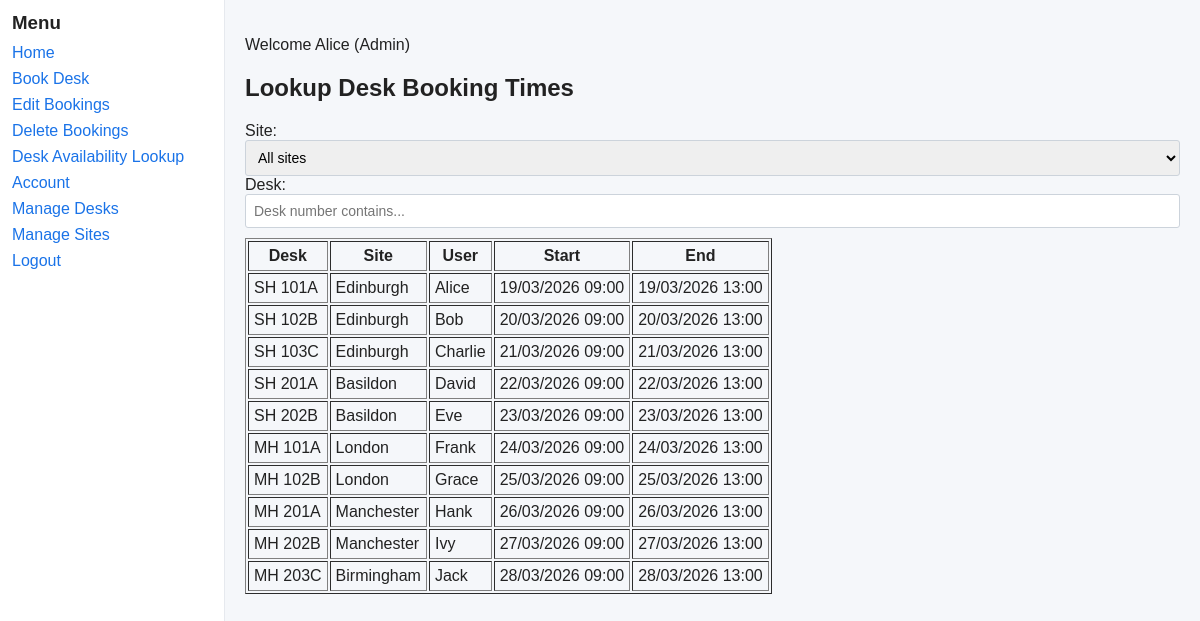
Page /lookup_bookings (signed in) on the earlier database version.
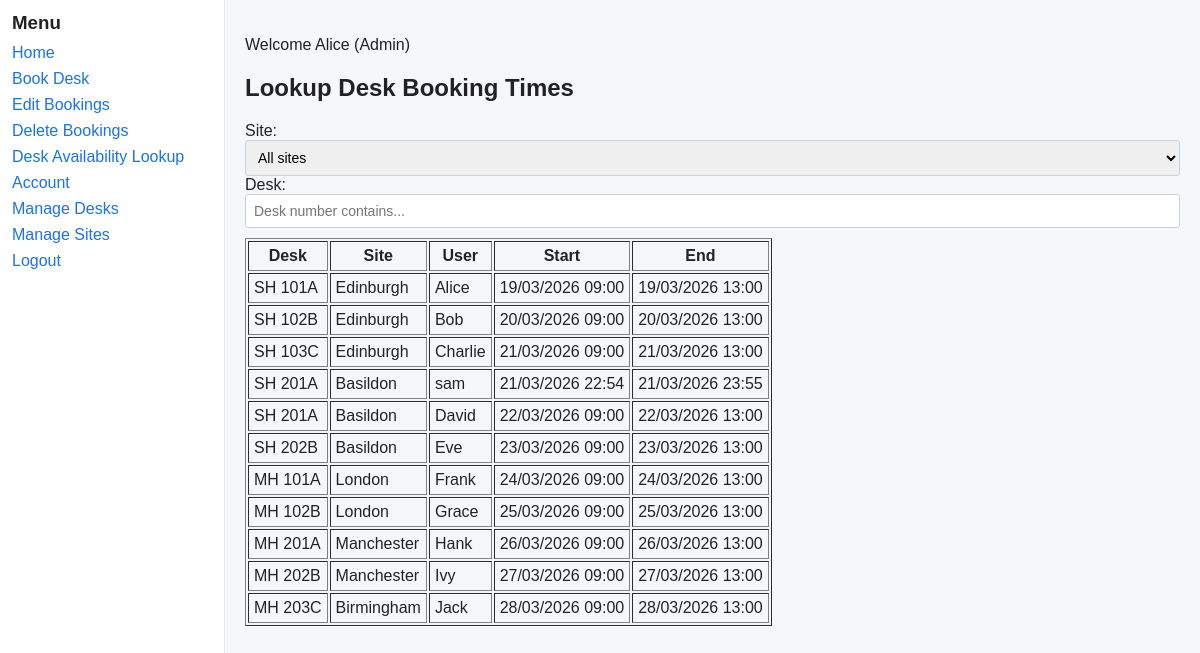
Same page on the later database version.
### src/DeskBooker/models.py (models this page shows, shortened)
class User(db.Model):
    __tablename__ = 'users'
    id = db.Column(db.Integer, primary_key=True)
    name = db.Column(db.String(100), nullable=False)
    email = db.Column(db.String(120), unique=True, nullable=False)
    password = db.Column(db.String(255), nullable=False)
    role_id = db.Column(db.Integer, db.ForeignKey('roles.id'), nullable=False)
    role = db.relationship('Role')
    bookings = db.relationship('Booking', backref='user', lazy=True)
    __table_args__ = (
        CheckConstraint("instr(email, '@') > 1", name='ck_user_email_at'),
        CheckConstraint('length(name) > 0 AND length(name) <= 100', name='ck_user_name_len'),
        CheckConstraint('length(email) <= 120', name='ck_user_email_len'),
    )

class Desk(db.Model):
    __tablename__ = 'desks'
    id = db.Column(db.Integer, primary_key=True)
    desk_number = db.Column(db.String(20), nullable=False)
    floor = db.Column(db.Integer, nullable=False, default=0)
    site_id = db.Column(db.Integer, db.ForeignKey('sites.id'), nullable=False)
    bookings = db.relationship('Booking', backref='desk', lazy=True)
    __table_args__ = (
        UniqueConstraint('desk_number', 'site_id', name='uq_desk_number_site'),
        CheckConstraint('length(desk_number) > 0 AND length(desk_number) <= 20', name='ck_desk_number_len'),
    )

class Site(db.Model):
    __tablename__ = 'sites'
    id = db.Column(db.Integer, primary_key=True)
    name = db.Column(db.String(120), unique=True, nullable=False)
    desks = db.relationship('Desk', backref='site', lazy=True)
    __table_args__ = (
        CheckConstraint('length(name) > 0 AND length(name) <= 120', name='ck_site_name_len'),
    )

### src/DeskBooker/main.py (the view)
    @app.route('/lookup_bookings', methods=['GET'])
    @login_required
    def lookup_bookings():
        site_id = request.args.get('site_id')
        desk_q = request.args.get('desk_q', '').strip()
        sites = [ {'id': s.id, 'name': s.name} for s in Site.query.order_by(Site.name).all() ]
        selected_site_id = None
        if site_id:
            try:
                selected_site_id = int(site_id)
            except ValueError:
                selected_site_id = None
        q = Booking.query.join(Desk).join(Site).join(User)
        if selected_site_id:
            q = q.filter(Site.id == selected_site_id)
        if desk_q:
            q = q.filter(Desk.desk_number.ilike(f"%{desk_q}%"))
        q = q.order_by(Booking.start_time)
        bookings = q.all()
        results = []
        for b in bookings:
            results.append({
                'desk_number': b.desk.desk_number if b.desk else '',
                'site_name': b.desk.site.name if b.desk and b.desk.site else '',
                'user_name': b.user.name if b.user else '',
                'start_time': b.start_time.strftime('%Y-%m-%d %H:%M'),
                'end_time': b.end_time.strftime('%Y-%m-%d %H:%M'),
                'start_time_formatted': b.start_time.strftime('%d/%m/%Y %H:%M'),
                'end_time_formatted': b.end_time.strftime('%d/%m/%Y %H:%M')
            })
        return render_template('lookup_bookings.html', sites=sites, selected_site_id=selected_site_id, desk_q=desk_q, bookings=results)

### src/DeskBooker/templates/lookup_bookings.html (shortened to what this page needs)
{% extends "base.html" %}
{% block content %}
<h2>Lookup Desk Booking Times</h2>
<form method="GET" action="{{ url_for('lookup_bookings') }}">
    <label for="site-select">Site:</label>
    <select id="site-select" name="site_id">
        <option value="">All sites</option>
    </select>
    <label for="desk-q">Desk:</label>
    <input type="text" id="desk-q" name="desk_q" value="{{ desk_q or '' }}" placeholder="Desk number contains...">
</form>
{% if bookings is none or bookings|length == 0 %}
    <p>No matching bookings found.</p>
{% else %}
    <table border="1" cellpadding="5" style="margin-top:10px;">
        <thead>
            <tr>
                <th>Desk</th>
                <th>Site</th>
                <th>User</th>
                <th>Start</th>
                <th>End</th>
            </tr>
        </thead>
        <tbody>
            {% for b in bookings %}
                <tr>
                    <td>{{ b.desk_number }}</td>
                    <td>{{ b.site_name }}</td>
                    <td>{{ b.user_name }}</td>
                    <td>{{ b.start_time_formatted or b.start_time }}</td>
                    <td>{{ b.end_time_formatted or b.end_time }}</td>
                </tr>
            {% endfor %}
        </tbody>
    </table>
{% endif %}
{% endblock %}

### src/DeskBooker/templates/base.html (shortened to what this page needs)
<!DOCTYPE html>
<html>
<head>
    <link rel="stylesheet" href="{{ url_for('static', filename='css/styles.css') }}">
</head>
<body>
    <div class="container">
        <div class="sidebar">
            <h3>Menu</h3>
            <ul>
                <li><a href="{{ url_for('dashboard') }}">Home</a></li>
                <li><a href="{{ url_for('book_desk') }}">Book Desk</a></li>
                <li><a href="{{ url_for('edit_bookings') }}">Edit Bookings</a></li>
                <li><a href="{{ url_for('delete_bookings') }}">Delete Bookings</a></li>
                <li><a href="{{ url_for('lookup_bookings') }}">Desk Availability Lookup</a></li>
                <li><a href="{{ url_for('account') }}">Account</a></li>
                {% if session.get('role_id') == 1 %}
                    <li><a href="{{ url_for('manage_desks') }}">Manage Desks</a></li>
                    <li><a href="{{ url_for('manage_sites') }}">Manage Sites</a></li>
                {% endif %}
                <li><a href="{{ url_for('logout') }}">Logout</a></li>
            </ul>
        </div>
        <div class="content">
            {% if session.get('user_name') %}
                <p>Welcome {{ session['user_name'] }}
                    {% if session.get('role_id') == 1 %} (Admin){% endif %}
                </p>
            {% endif %}
            {% block content %}
            {% endblock %}
        </div>
    </div>
</body>
</html>

### src/DeskBooker/static/css/styles.css (style rules this page uses)
body { font-family: Arial, Helvetica, sans-serif; background: #f5f7fa; color: #222; margin: 0; }
.container { display: flex; min-height: 100vh; }
.sidebar { width: 200px; padding: 12px; background: #ffffff; border-right: 1px solid #e6e9ee; }
.sidebar h3 { margin: 0 0 10px 0; }
.sidebar ul { list-style: none; padding: 0; margin: 0; }
.sidebar li { margin: 8px 0; }
.sidebar a { color: #1a73e8; text-decoration: none; }
.content { flex: 1; padding: 20px; background: transparent; }
input[type="text"], input[type="email"], input[type="password"], input[type="number"], input[type="datetime-local"], select, textarea { padding: 8px; border: 1px solid #ccd3db; border-radius: 3px; font-size: 14px; width: 100%; box-sizing: border-box; }
label { display: inline-block; }

Differences in the rows shown:
added User: user_name "sam"
Other differences:
new list line: "SH 201A"
new list line: "Basildon"
new list line: "21/03/2026 22:54 21/03/2026 23:55"
